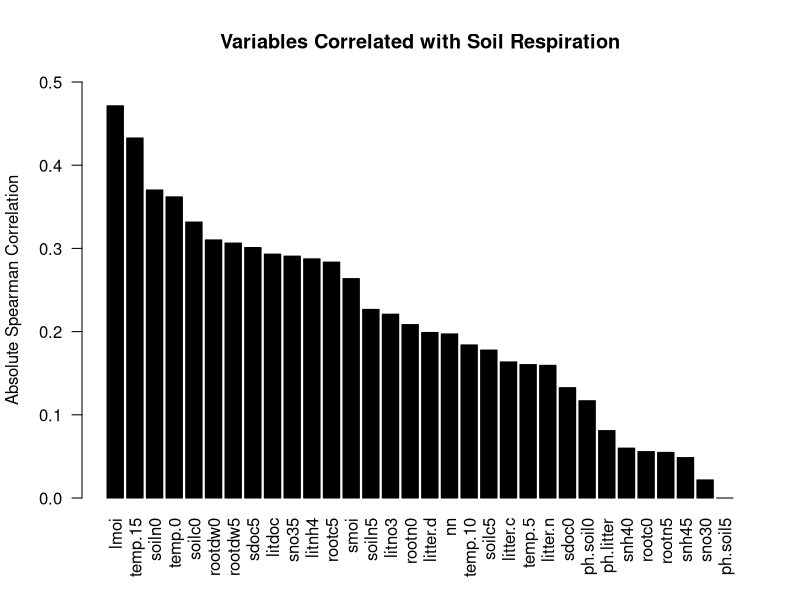
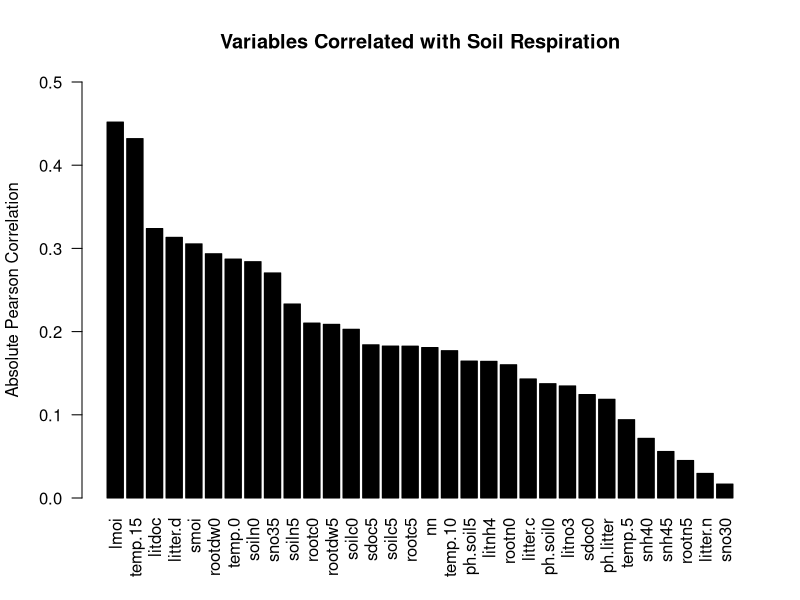
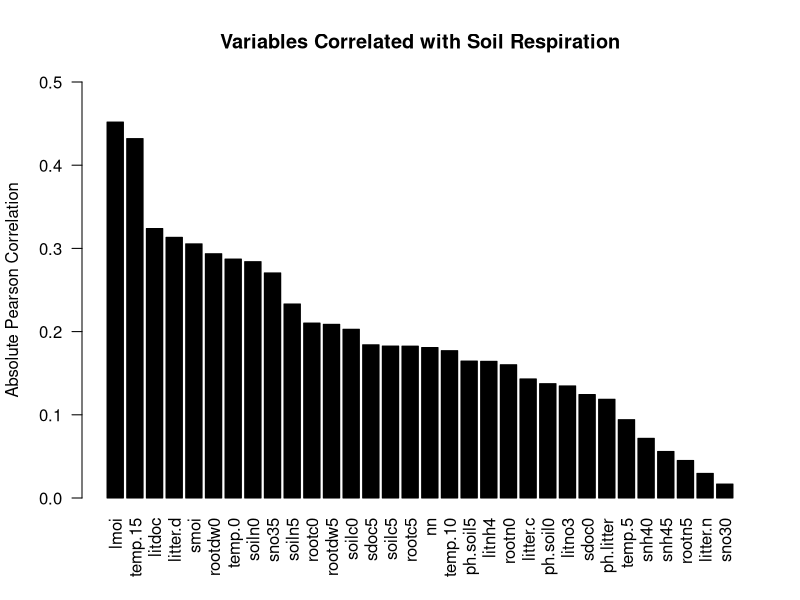
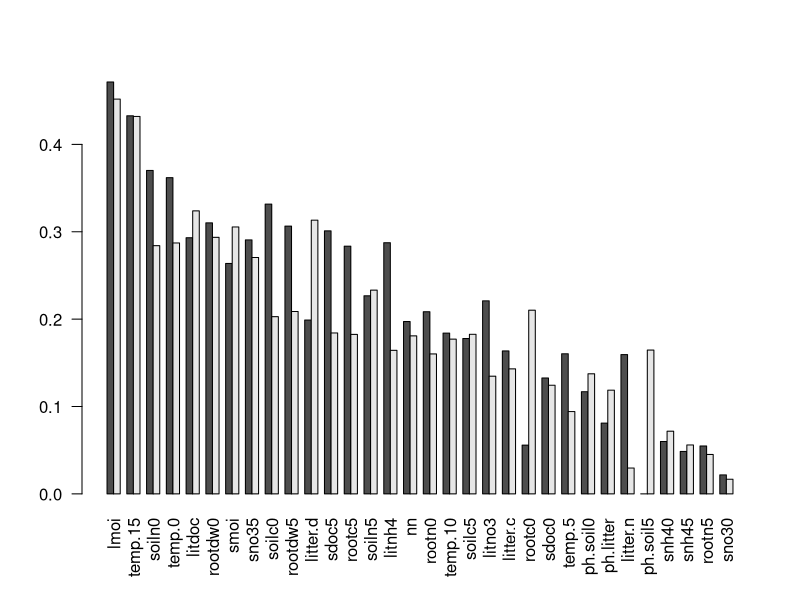
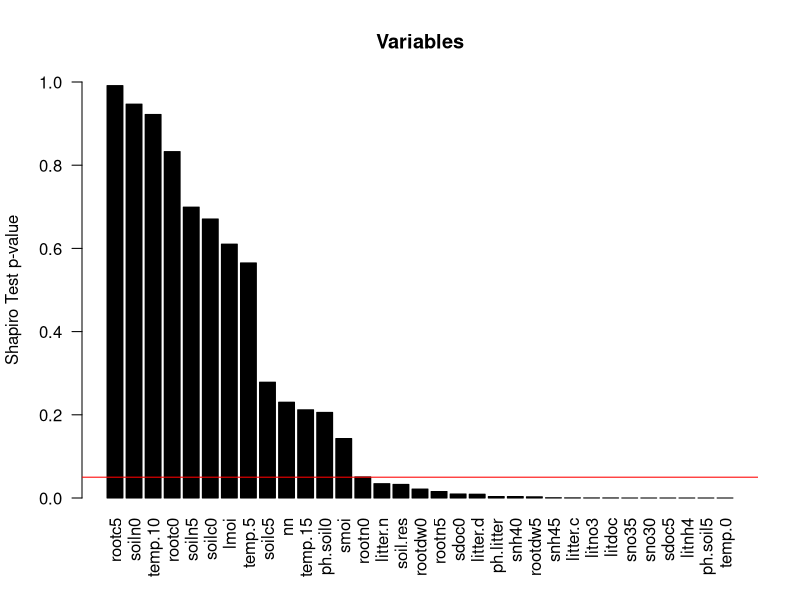
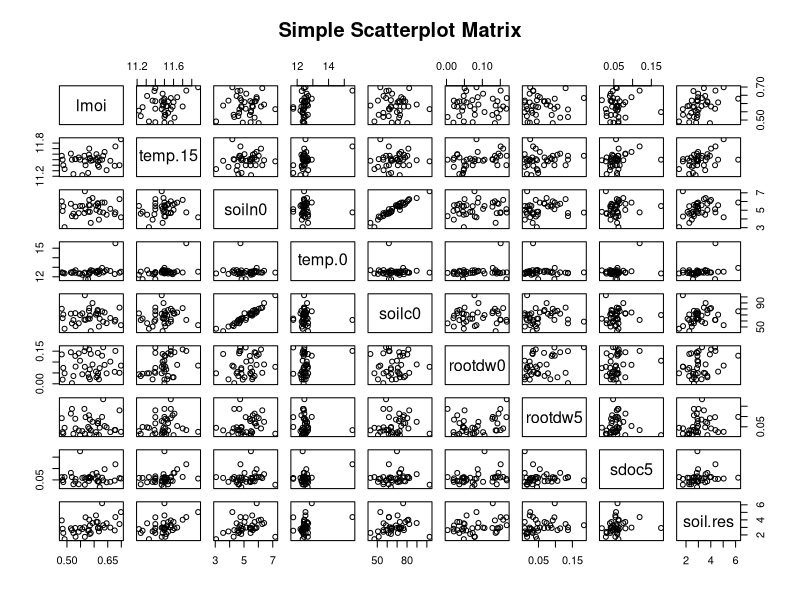
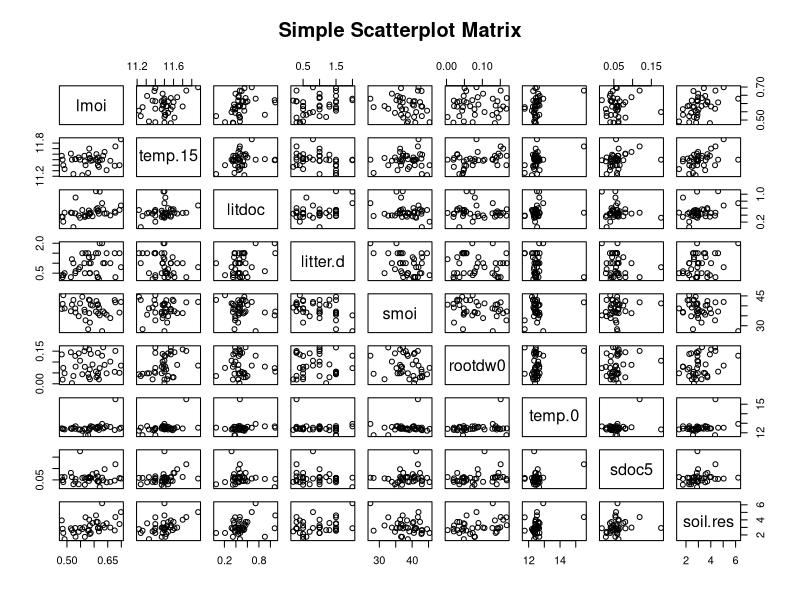

Write the R code that produced these figures, in order.
# nicht vergessen: setwd("<dein/pfad>")
# setwd("/home/daniel/Schreibtisch/Statistik Projekt")

hainich <- read.csv("hainich.csv", sep = ";", dec = ".")

# spearman (monoton)
hainich.spear <- abs(cor(hainich, method = "spearman"))["soil.res",-1]
hainich.spear.ordered <- hainich.spear[order(hainich.spear, decreasing = T)]
barplot(hainich.spear.ordered, las = 2, ylim = c(0,0.5), col = "black",
        ylab = "Absolute Spearman Correlation", main = "Variables Correlated with Soil Respiration")

# pearson (linear)
hainich.pear <- abs(cor(hainich, method = "pearson"))["soil.res",-1]
hainich.pear.ordered <- hainich.pear[order(hainich.pear, decreasing = T)]
barplot(hainich.pear.ordered, las = 2, ylim = c(0,0.5), col = "black",
        ylab = "Absolute Pearson Correlation", main = "Variables Correlated with Soil Respiration")
# p.value < 0.05 bedeuted nicht normalverteilt
shapiro.test(hainich[,1])$p.value

hainich.pear <- abs(cor(hainich, method = "pearson"))["soil.res",-1]
hainich.pear.ordered <- hainich.pear[order(hainich.pear, decreasing = T)]
barplot(hainich.pear.ordered, las = 2, ylim = c(0,0.5), col = "black",
        ylab = "Absolute Pearson Correlation", main = "Variables Correlated with Soil Respiration")

# Vergleich der Barplots
spearpear = t(data.frame(hainich.spear, hainich.pear))
spearpear.ordered <- spearpear[,order(apply(spearpear, c(2),FUN=mean), decreasing = T)]
barplot(as.matrix(spearpear.ordered), las = 2, beside=TRUE)

# Shapiro normalverteilt?
hainich.shapiro <- mapply(function(x) shapiro.test(x)$p.value,hainich)
hainich.shapiro.ordered <- hainich.shapiro[order(hainich.shapiro, decreasing = T)]
barplot(hainich.shapiro.ordered, las = 2, ylim = c(0,1), col = "black",
        ylab = "Shapiro Test p-value", main = "Variables")
abline(h=0.05, col="red")
shapiro.test(hainich[,14])

names(hainich.shapiro.ordered)

# Basic Scatterplot Matrix
## Top 15 Spearman Variablen
pairs(~ lmoi + temp.15 + soiln0 + temp.0 + soilc0 + rootdw0 + rootdw5 + sdoc5 + soil.res,data=hainich ,main="Simple Scatterplot Matrix")
## Top 15 Pearson Variablen
pairs(~ lmoi + temp.15 + litdoc + litter.d  + smoi + rootdw0 + temp.0 + sdoc5 + soil.res,data=hainich ,main="Simple Scatterplot Matrix")
